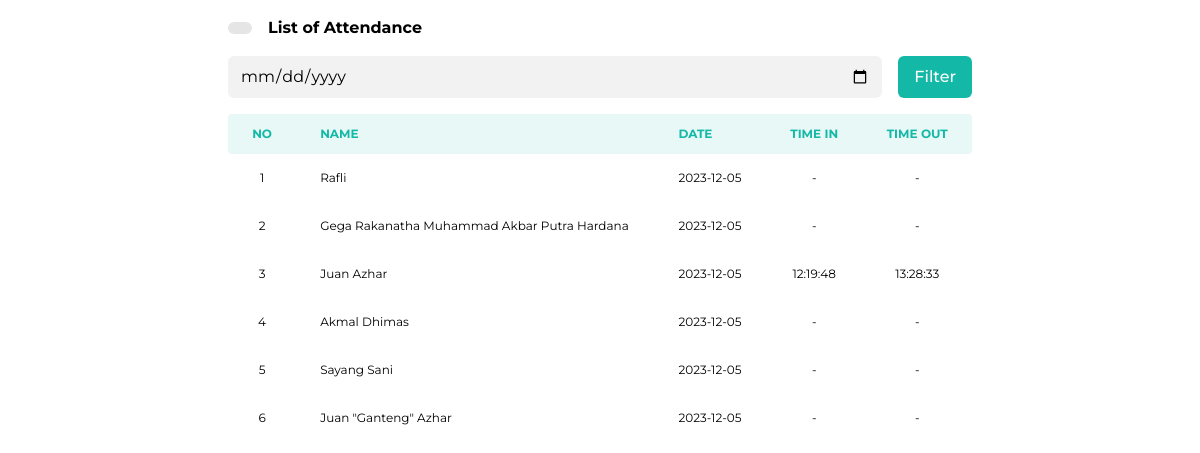
The page /src/pages/data_absen.php?date=2023-12-05 on the database its author committed.
### tables this page shows
CREATE TABLE `siswa` (
  `id` int(11) NOT NULL,
  `nis` varchar(255) NOT NULL,
  `card_no` varchar(255) NOT NULL,
  `name` varchar(255) NOT NULL
);

### src/pages/data_absen.php (the view, shortened to what this page needs)
<!DOCTYPE html>
<html lang="en">
<head>
  <link rel="stylesheet" href="../../assets/css/output.css">
</head>
<body class="min-h-screen bg-white w-full flex justify-center">
  <div class='flex flex-col w-full max-w-screen-md min-h-full'>
    <div class='px-3 flex flex-col w-full min-h-full'>
      <div class="py-4 flex gap-4 items-center">
        <a href="../../index.php" class="button button-sm button-gray">
        </a>
        <div class="font-bold">
          List of Attendance
        </div>
      </div>
      <form method="POST" action="../utils/data_absen_filter.php" class="pb-4 flex gap-4 w-full">
        <input type="date" name="date" class="form-input">
        <button type="submit" class="button min-w-fit bg-teal-500 text-white">
          Filter
        </button>
      </form>
      <div class="block w-full overflow-x-auto">
        <table class="w-full border-collapse ">
          <thead class="bg-teal-500 bg-opacity-10 text-teal-500">
            <tr>
              <th class="px-6 py-3 font-bold text-center text-xs uppercase rounded-l align-middle">
                No
              </th>
              <th class="px-6 py-3 font-bold text-left text-xs uppercase align-middle">
                Name
              </th>
              <th class="px-6 py-3 font-bold text-left text-xs uppercase align-middle">
                Date
              </th>
              <th class="px-6 py-3 font-bold text-center text-xs uppercase align-middle">
                Time In
              </th>
              <th class="px-6 py-3 font-bold text-center text-xs uppercase rounded-r align-middle">
                Time Out
              </th>
            </tr>
          </thead>
          <tbody>
            <?php
            require_once "../../config/database.php";
            if (isset($_GET["date"])) {
              $tanggal = date($_GET["date"]);
            } else {
              $tanggal = date('Y-m-d');
            }
            $command_get_all_users = "SELECT * FROM siswa";
            $all_users = $connect->query($command_get_all_users);
            $i = 0;
            while ($user = $all_users->fetch_assoc()) {
              $result[$i]["name"] = $user["name"];
              $result[$i]["nis"] = $user["nis"];
              $result[$i]["card_no"] = $user["card_no"];
              $result[$i]["date"] = $tanggal;
              $result[$i]["jam_masuk"] = "-";
              $result[$i]["jam_keluar"] = "-";
              $card_no = $user['card_no'];
              $command_absen = "SELECT jam_masuk, jam_keluar
                                FROM absen
                                WHERE card_no = '$card_no'
                                AND `date` = '$tanggal'";
              $hasil_absen = $connect->query($command_absen);
              $absen = $hasil_absen->fetch_assoc();
              if ($absen != NULL) {
                $jam_masuk = $absen["jam_masuk"];
                $jam_keluar = $absen["jam_keluar"];
                $result[$i]["jam_masuk"] = $jam_masuk != "" ? $jam_masuk : "-";
                $result[$i]["jam_keluar"] = $jam_keluar != "" ? $jam_keluar : "-";
              }
              $i++;
            }
            $no = 0;
            foreach ($result as $data) {
              $no++;
            ?>
              <tr>
                <td class="text-center px-6 text-xs whitespace-nowrap p-4">
                  <?= $no ?>
                </td>
                <td class="px-6 text-xs whitespace-nowrap p-4 ">
                  <?= $data["name"] ?>
                </td>
                <td class="px-6 text-xs whitespace-nowrap p-4">
                  <?= $data["date"] ?>
                </td>
                <td class="text-center px-6 text-xs whitespace-nowrap p-4">
                  <?= $data["jam_masuk"] ?>
                </td>
                <td class="text-center px-6 text-xs whitespace-nowrap p-4">
                  <?= $data["jam_keluar"] ?>
                </td>
              </tr>
            <?php } ?>
          </tbody>
        </table>
      </div>
    </div>
  </div>
</body>
</html>

### rows shown on the page
siswa: name "Rafli", date "2023-12-05", jam_masuk "-", jam_keluar "-"
siswa: name "Gega Rakanatha Muhammad Akbar Putra Hardana", date "2023-12-05", jam_masuk "-", jam_keluar "-"
siswa: name "Akmal Dhimas", date "2023-12-05", jam_masuk "-", jam_keluar "-"
siswa: name "Sayang Sani", date "2023-12-05", jam_masuk "-", jam_keluar "-"
siswa: name "Juan \"Ganteng\" Azhar", date "2023-12-05", jam_masuk "-", jam_keluar "-"

### other values the page prints
$data["name"] "Juan Azhar"
$data["date"] "2023-12-05"
$data["jam_masuk"] "12:19:48"
$data["jam_keluar"] "13:28:33"
